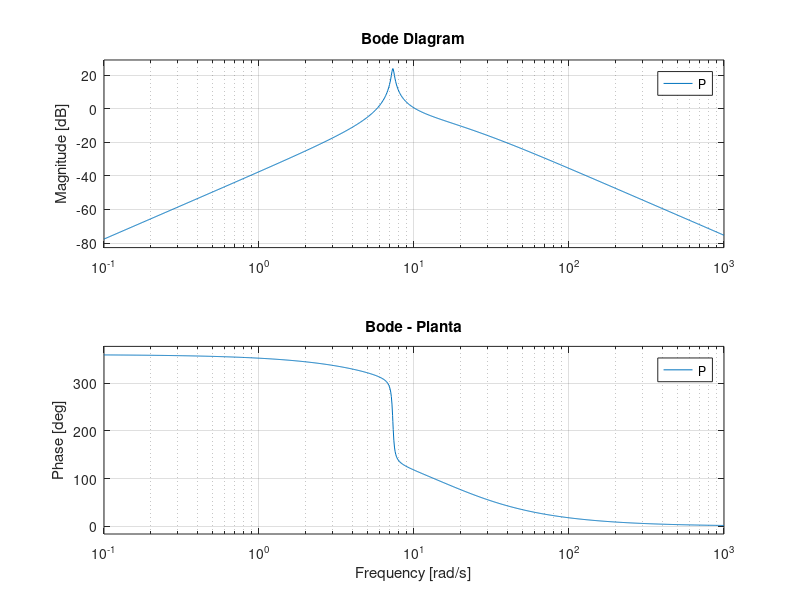
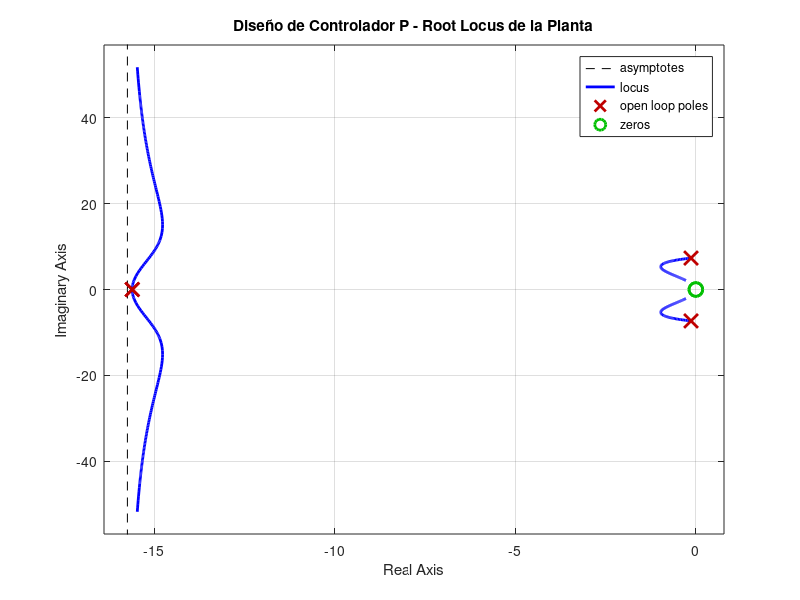

Reproduce these figures in MATLAB, in order. (Note: this script raises an error after producing the figures.)
%control planta
close all;
%Parametros
Q = 1/2;
w = 15.61;
h0 = 1;
s = tf('s');

%Polos brazos
p1 =- w/(2*Q) + w*sqrt((1/(2*Q))^2-1);
p2 = - w/(Q*2) - w*sqrt((1/(2*Q))^2-1);
%Polos pendulo
p_1 = -0.13247559170053874+1i*7.302437935150943;
p_2 = -0.13247559170053874-1i*7.302437935150943;

polos=[p1 p2 p_1 p_2];

%Ganancia
k = w^2*0.7;
Ts=0.01;
%Planta total
P=zpk([0 0], polos, -k);
figure();
bode(P);
title('Bode - Planta')
grid on;

%Rlocus
figure();
rlocus(-P);
title('Diseño de Controlador P - Root Locus de la Planta');

%Retraso de media muestra
D=exp(-Ts*s/2);
Dp=(1-(Ts/4)*s)/(1+(Ts/4)*s);



%Controlador Proporcional
Kp=0.3;
C=-Kp;
L = C*P*D;
%{
figure();
bode(L);
title('L con Proporcional')
grid on;
%}

delta = 100; 
% Crear la señal de impulso
t = 0:0.01:10;
impulso = zeros(size(t)); % Inicializar el vector con ceros
impulso(70:70+10) = delta; % Asignar el valor del impulso en t = 0
% Graficar la señal de impulso

figure();
theta_real_p = out.d3(3325:4250);
N_p = length(theta_real_p);
t2 = linspace(0,N_p*0.01,N_p);
theta_sim_p = lsim(L/(L+1), impulso, t);
plot(t, theta_sim_p); hold on;
plot(t2, theta_real_p);
legend('Real','Simulado');
title('Respuesta al impulso para controlador P');
xlabel('tiempo [s]');
ylabel('theta [grados]');
grid on;

%integrador
Kp = 0.1;
Ki = 3;
C_i = -(Kp+Ki/s);
L_i = C_i*P*D;

%{
figure();
bode(L_i);
title('L con Integrador');
grid on;
%}
t = 0:0.01:5;

T_i = L_i/(1+L_i);
r_sim = 5 * heaviside(t);
theta_sim_p = lsim(T_i, r_sim, t);
figure();
plot(t, theta_sim_p);
title('Salida ante respuesta al escalón con PI');
grid on;
xlabel('tiempo [s]');
ylabel('theta [grados]');


CS_i = C_i/(1+L_i);
r_sim = 5 * heaviside(t);
u_sim_pi = lsim(CS_i, r_sim, t);
figure(); 
plot(t, u_sim_pi);
title('Acción de control ante respuesta al escalón con PI');
grid on;
xlabel('tiempo [s]');
ylabel('u [grados]');


%proporcional derivativo

Kp = 0.3;
Kd = 0.0005;%bajo pq deriva el ruido q es algo muy oscilante/de picos abruptos
C_d = - (Kp + Kd*s); 
L_d = C_d * P * D;
%{
figure();
bode(L_d);
title('L con derivador');
grid on;
%}

delta = 300; 
% Crear la señal de impulso
t = 0:0.01:10;
impulso = zeros(size(t)); % Inicializar el vector con ceros
impulso(100:100+5) = delta; % Asignar el valor del impulso en t = 0
% Graficar la señal de impulso

figure();
theta_real_d = out.d3(730:1600);
N_d = length(theta_real_d);
t3 = linspace(0,N_d*0.01,N_d);
theta_sim_p = lsim(L_d/(L_d+1), impulso, t);
plot(t3,theta_real_d);hold on;
plot(t, theta_sim_p);
legend('Real','Simulado');
title('Respuesta al impulso para controlador PD');
xlabel('tiempo [s]');
ylabel('theta [grados]');
grid on;

